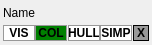
<?xml version="1.0" encoding="UTF-8"?>
<ui version="4.0">
 <class>ObjectControlWidget</class>
 <widget class="QWidget" name="ObjectControlWidget">
  <property name="geometry">
   <rect>
    <x>0</x>
    <y>0</y>
    <width>152</width>
    <height>45</height>
   </rect>
  </property>
  <property name="sizePolicy">
   <sizepolicy hsizetype="Preferred" vsizetype="Preferred">
    <horstretch>0</horstretch>
    <verstretch>0</verstretch>
   </sizepolicy>
  </property>
  <property name="minimumSize">
   <size>
    <width>0</width>
    <height>0</height>
   </size>
  </property>
  <property name="windowTitle">
   <string>Form</string>
  </property>
  <property name="styleSheet">
   <string notr="true">background-color: none;</string>
  </property>
  <layout class="QVBoxLayout" name="verticalLayout">
   <property name="spacing">
    <number>0</number>
   </property>
   <property name="leftMargin">
    <number>3</number>
   </property>
   <property name="topMargin">
    <number>2</number>
   </property>
   <property name="rightMargin">
    <number>3</number>
   </property>
   <property name="bottomMargin">
    <number>2</number>
   </property>
   <item>
    <widget class="QLabel" name="name_label">
     <property name="text">
      <string>Name</string>
     </property>
    </widget>
   </item>
   <item>
    <layout class="QHBoxLayout" name="horizontalLayout_2">
     <property name="spacing">
      <number>0</number>
     </property>
     <item>
      <widget class="QPushButton" name="visible_check">
       <property name="minimumSize">
        <size>
         <width>32</width>
         <height>16</height>
        </size>
       </property>
       <property name="maximumSize">
        <size>
         <width>32</width>
         <height>16</height>
        </size>
       </property>
       <property name="styleSheet">
        <string notr="true">QPushButton{
	border: 1px solid #999;
	background-color: none;
	font: bold;
	width: 15px;
	height: 15px;
}

QPushButton::hover{
	border: 1px solid white;
}

QPushButton::checked{
	background-color: white;
	color: black;
}</string>
       </property>
       <property name="text">
        <string>VIS</string>
       </property>
       <property name="checkable">
        <bool>true</bool>
       </property>
       <property name="checked">
        <bool>true</bool>
       </property>
      </widget>
     </item>
     <item>
      <widget class="QPushButton" name="color_button">
       <property name="minimumSize">
        <size>
         <width>32</width>
         <height>16</height>
        </size>
       </property>
       <property name="maximumSize">
        <size>
         <width>32</width>
         <height>16</height>
        </size>
       </property>
       <property name="styleSheet">
        <string notr="true">QPushButton{
	border: 1px solid #999;
	background-color: green;
	font: bold;
	width: 15px;
	height: 15px;
}</string>
       </property>
       <property name="text">
        <string>COL</string>
       </property>
       <property name="checkable">
        <bool>false</bool>
       </property>
       <property name="checked">
        <bool>false</bool>
       </property>
      </widget>
     </item>
     <item>
      <spacer name="horizontalSpacer">
       <property name="orientation">
        <enum>Qt::Horizontal</enum>
       </property>
       <property name="sizeHint" stdset="0">
        <size>
         <width>10</width>
         <height>20</height>
        </size>
       </property>
      </spacer>
     </item>
     <item>
      <widget class="QPushButton" name="hull_button">
       <property name="sizePolicy">
        <sizepolicy hsizetype="Fixed" vsizetype="Fixed">
         <horstretch>0</horstretch>
         <verstretch>0</verstretch>
        </sizepolicy>
       </property>
       <property name="minimumSize">
        <size>
         <width>32</width>
         <height>16</height>
        </size>
       </property>
       <property name="maximumSize">
        <size>
         <width>32</width>
         <height>16</height>
        </size>
       </property>
       <property name="styleSheet">
        <string notr="true">QPushButton{
	border: 1px solid #999;
	background-color: white;
	font: bold;
	color: black;
	width: 15px;
	height: 15px;
}</string>
       </property>
       <property name="text">
        <string>HULL</string>
       </property>
      </widget>
     </item>
     <item>
      <widget class="QPushButton" name="simplex_button">
       <property name="sizePolicy">
        <sizepolicy hsizetype="Minimum" vsizetype="Fixed">
         <horstretch>0</horstretch>
         <verstretch>16</verstretch>
        </sizepolicy>
       </property>
       <property name="minimumSize">
        <size>
         <width>32</width>
         <height>16</height>
        </size>
       </property>
       <property name="maximumSize">
        <size>
         <width>32</width>
         <height>16</height>
        </size>
       </property>
       <property name="styleSheet">
        <string notr="true">QPushButton{
	border: 1px solid #999;
	background-color: white;
	font: bold;
	color: black;
	width: 15px;
	height: 15px;
}</string>
       </property>
       <property name="text">
        <string>SIMP</string>
       </property>
      </widget>
     </item>
     <item>
      <spacer name="horizontalSpacer_2">
       <property name="orientation">
        <enum>Qt::Horizontal</enum>
       </property>
       <property name="sizeHint" stdset="0">
        <size>
         <width>10</width>
         <height>20</height>
        </size>
       </property>
      </spacer>
     </item>
     <item>
      <widget class="QPushButton" name="delete_button">
       <property name="minimumSize">
        <size>
         <width>16</width>
         <height>16</height>
        </size>
       </property>
       <property name="maximumSize">
        <size>
         <width>16</width>
         <height>16</height>
        </size>
       </property>
       <property name="styleSheet">
        <string notr="true">QPushButton{
	border: 1px solid black;
	background-color: #999;
	font: bold;
	width: 15px;
	height: 15px;
}

QPushButton::hover{
	background-color: red;
}</string>
       </property>
       <property name="text">
        <string>X</string>
       </property>
      </widget>
     </item>
    </layout>
   </item>
  </layout>
 </widget>
 <resources/>
 <connections/>
</ui>
